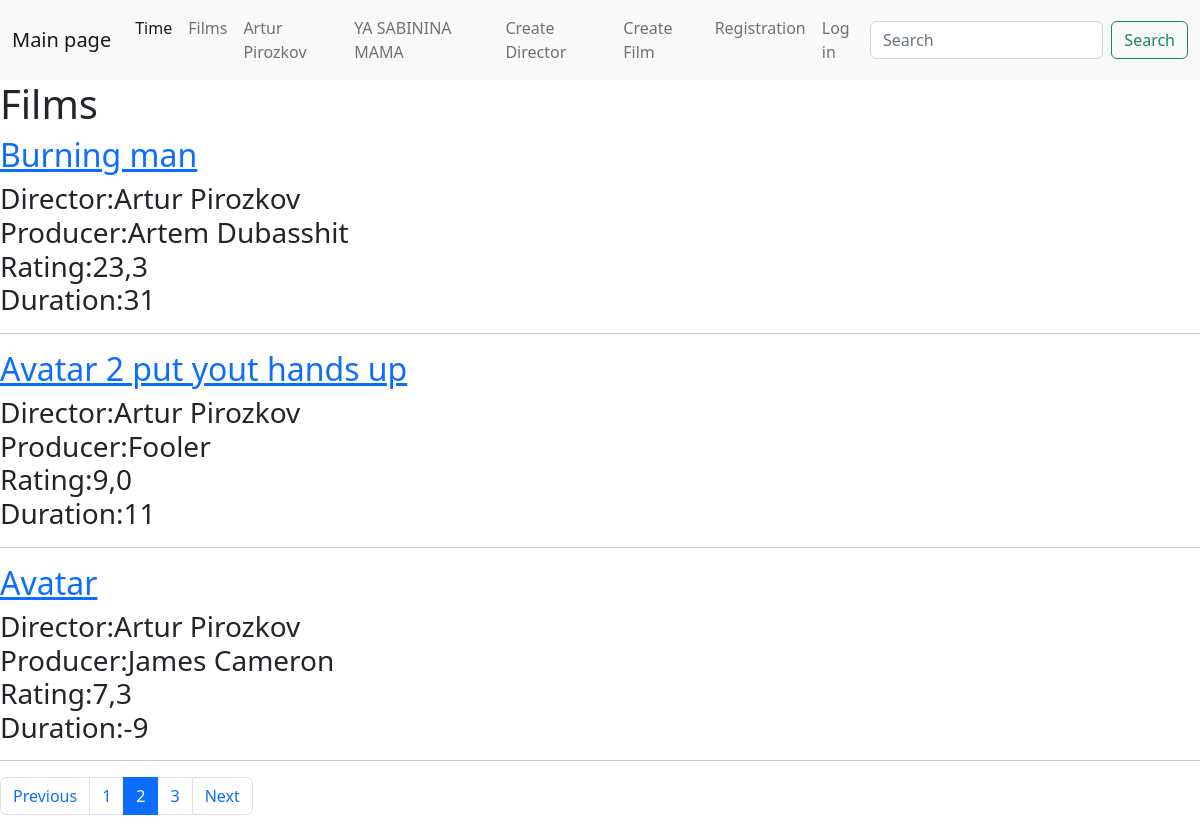
The page /films/?page=2 on the database as committed earlier.
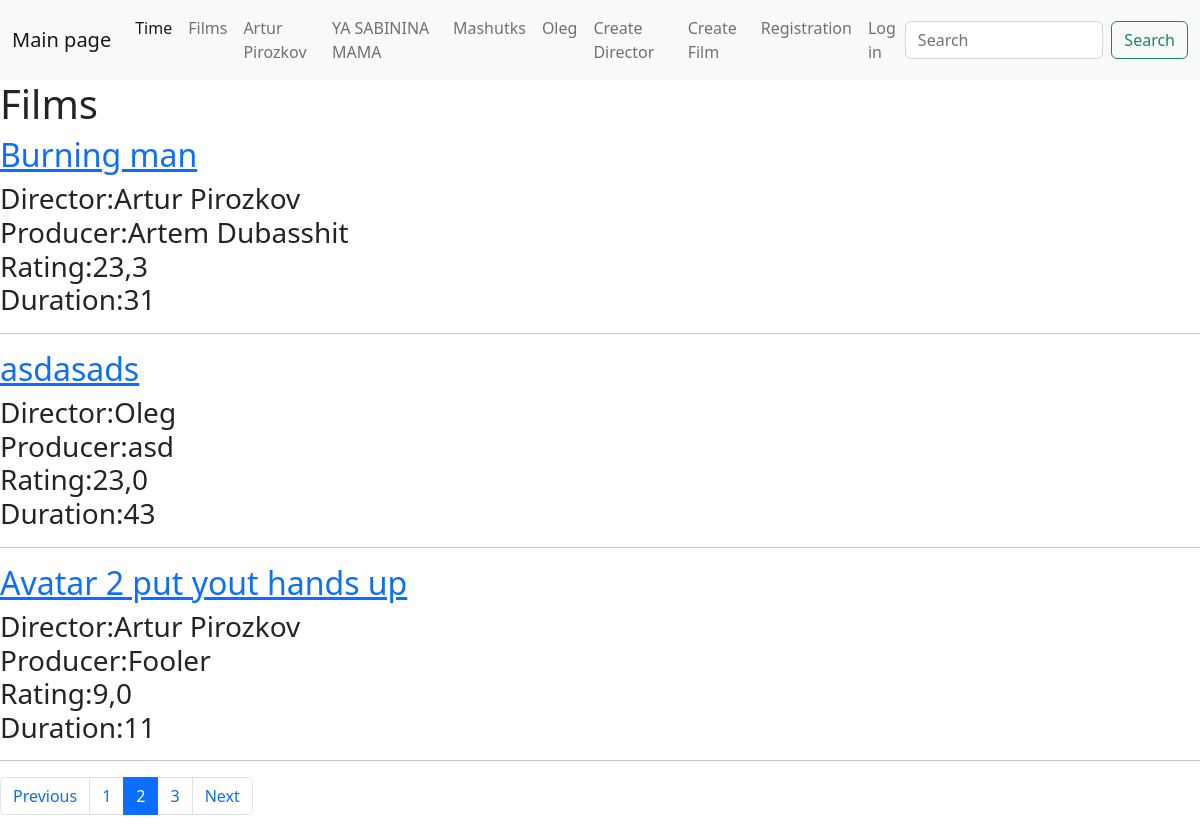
The same page on the database as committed later.
### main/models.py (models this page shows, shortened)
class Director(models.Model):
    class Meta:
        verbose_name = 'Режиссерa'
        verbose_name_plural = 'Режиссеры'
    name = models.CharField(max_length=70, verbose_name='Режиссер')
    def __str__(self):        return self.name

class Films(models.Model):
    class Meta:
        verbose_name = 'Фильм'
        verbose_name_plural = 'Фильмы'
        ordering = ['-rating', 'title']
    director = models.ForeignKey(Director, on_delete=models.PROTECT,
                                 related_name="director" , null=True,
                                 verbose_name='Режиссёр')
    title = models.CharField(max_length=250 ,
                             verbose_name='Название')
    producer = models.CharField(max_length=250,
                                verbose_name='Продюссер')
    rating = models.FloatField(verbose_name='Рейтинг')
    duration = models.IntegerField(verbose_name='Длительность')
    created = models.DateTimeField(auto_now_add=True, null=True,
                                   verbose_name='Дата создания')
    updated = models.DateTimeField(auto_now=True, null=True,
                                   verbose_name='Дата обновления')

### main/views.py (the view)
# urls.py: path('films/' , views.films_list_view),
def films_list_view(request):
    page = int(request.GET.get('page', 1))
    all_films = Films.objects.all()
    films_list = all_films[PAGE_SIZE* (page - 1): PAGE_SIZE * page]
    pages_amount = all_films.count() // PAGE_SIZE+1
    context = {
        "films" : films_list,
        "directors": Director.objects.all(),
        "buttons" : [i for i in range(1, pages_amount + 1)],
        "page_amount" : pages_amount,
        'active_page': page,
        'previous' : page - 1,
        'next' : page + 1
    }
    return render(request, "films.html", context=context)

### templates/films.html
{% extends 'lay_out.html' %}
{% load static %}
{% block content %}
<h1>Films</h1>
{% for film in films  %}
    <h2>
        <a href="/films/{{film.id}}/">{{ film.title }}</a></h2>
    <h3>Director:{{ film.director }}<br>
        Producer:{{ film.producer }}<br>
    Rating:{{ film.rating}}<br>
    Duration:{{ film.duration }}</h3>
    <hr>
{% endfor %}
    <nav aria-label="Page navigation example">
  <ul class="pagination">
    <li class="page-item {%  if active_page == 1 %}disabled{% endif %}"><a class="page-link" href="/films/?page={{ previous }}">Previous</a></li>
      {% for button in buttons %}
    <li class="page-item {% if button == active_page %}active{% endif %}"><a class="page-link" href="/films/?page={{ button }}">{{ button }}</a></li>
      {% endfor %}
    <li class="page-item {%  if active_page == page_amount%}disabled{% endif %}"><a class="page-link" href="/films/?page={{ next }}">Next</a></li>
  </ul>
</nav>
{% endblock %}

### templates/lay_out.html (shortened to what this page needs)
<!DOCTYPE html>
<html lang="en">
<head>
    <link href="https://cdn.jsdelivr.net/npm/bootstrap@5.2.2/dist/css/bootstrap.min.css" rel="stylesheet">
</head>
<body>
<nav class="navbar navbar-expand-lg bg-light">
  <div class="container-fluid">
    <a class="navbar-brand" href="/main/">Main page</a>
    <div class="collapse navbar-collapse" id="navbarSupportedContent">
      <ul class="navbar-nav me-auto mb-2 mb-lg-0">
        <li class="nav-item">
          <a class="nav-link active" aria-current="page" href="/date_now/">Time</a>
        </li>
        <li class="nav-item">
          <a class="nav-link" href="/films/">Films</a>
        </li>
           {% for dir in directors %}
                    <li class="nav-item">
                        <a class="nav-link" href="/director/{{dir.id}}/films">
                            {{ dir.name }}</a>
                    </li>
          {% endfor %}
      <li class="nav-item">
            <a class="nav-link" href="/director/create/">Create Director</a>
        </li>
        <li class="nav-item">
            <a class="nav-link" href="/films/create/">Create Film</a>
        </li>
        <li class="nav-item">
            <a class="nav-link" href="/register/">Registration</a>
        </li>
        {% if user.is_anonymous%}
            <li class="nav-item">
            <a class="nav-link" href="/login/">Log in</a>
        </li>
            {% else %}
            <a class="nav-link" href="/logout/">Log out {{ user.username }}</a>
        {% endif %}
      </ul>
      <form class="d-flex" role="search" method="get" action="/search/">
        <input class="form-control me-2" type="search" placeholder="Search"
               name="search_word"
               aria-label="Search" value="{{ search_word }}">
        <button class="btn btn-outline-success" type="submit">Search</button>
      </form>
    </div>
  </div>
</nav>
{% block content %}
{% endblock %}
</body>
</html>

Rows that differ between the two databases and show on the page:
no longer on this page (row unchanged): Films: title "Avatar", director "Artur Pirozkov", producer "James Cameron", rating "7,3", duration "-9"
added Director: name "Mashutks"
added Director: name "Oleg"
added Films: title "asdasads", director "Oleg", producer "asd", rating "23,0", duration "43"
